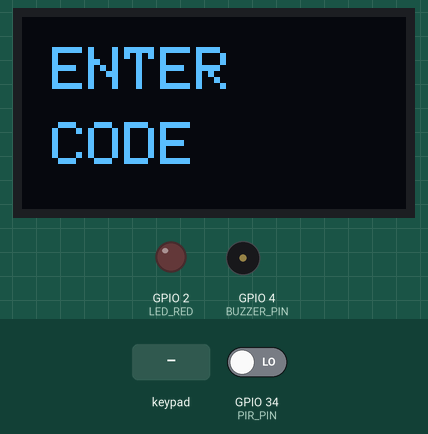
This sketch was run on a simulated ESP32. On the bench: 128×64 one-colour display, output pins drawn as LEDs (lit = HIGH), buzzer (waves = sounding). The test bench sets the inputs (shaded band); at power-on: GPIO 34 (PIR_PIN) LOW. What the sketch prints to the serial monitor is not drawn.

Above: at 9.2 s.
9.3 s: keypad keys 9 8 9 0 # pressed 0.4 s apart
At 12.5 s:
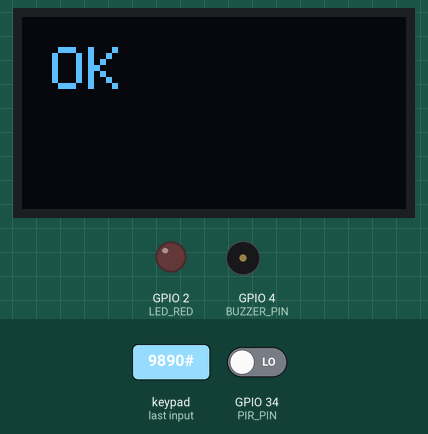
12.8 s: key 'A' pressed
At 13.4 s:
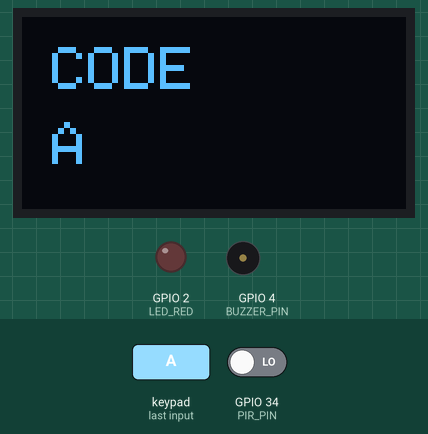
14.6 s: GPIO 34 (PIR_PIN) driven HIGH
At 15.6 s:
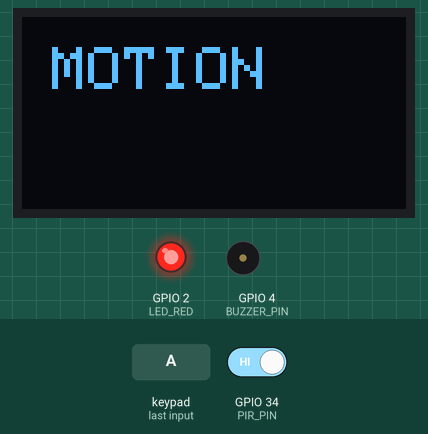
16.2 s: keypad keys 9 8 9 0 * pressed 0.4 s apart
At 18.7 s:
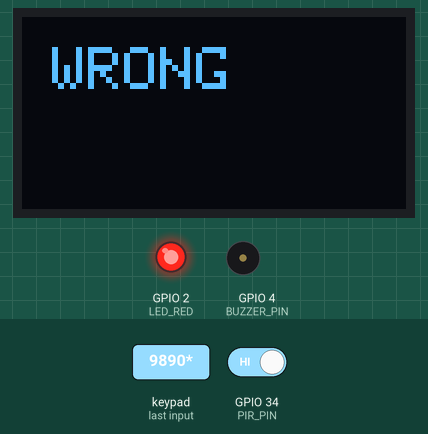
19.7 s: key 'B' pressed
At 21.2 s:
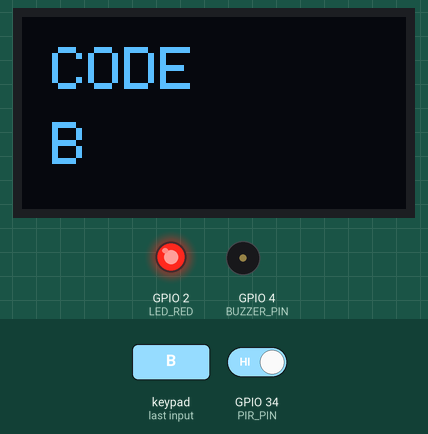
21.7 s: key 'C' pressed
At 22.9 s:
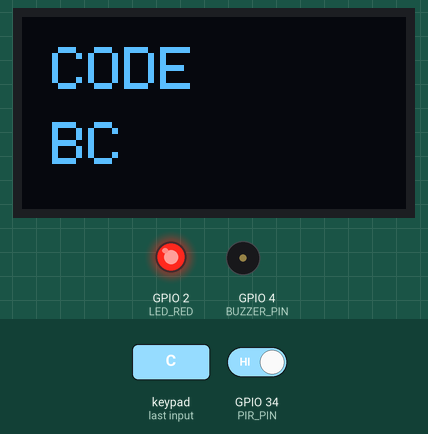
Timing chart, 0 to 24.2 s (numbered marks = the images above; inputs shaded):
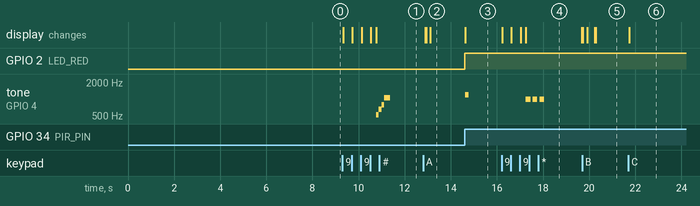

The sketch:

Smart_Home_Security_System.ino
```cpp
#include <Wire.h>
#include <Adafruit_GFX.h>
#include <Adafruit_SH110X.h>
#include <Keypad.h>

#define SCREEN_WIDTH 128
#define SCREEN_HEIGHT 64

#define BUZZER_PIN 4
#define LED_RED 2

#define PIR_PIN 34
#define REED_PIN 35

Adafruit_SH1106G display(SCREEN_WIDTH, SCREEN_HEIGHT, &Wire, -1);

bool lastPirState = LOW;
bool lastDoorState = HIGH;

void showScreen(String line1, String line2 = "") {
  display.clearDisplay();
  display.setTextSize(2);
  display.setTextColor(SH110X_WHITE);

  display.setCursor(10, 10);
  display.println(line1);

  if (line2 != "") {
    display.setCursor(10, 35);
    display.println(line2);
  }

  display.display();
}

const byte ROWS = 4;
const byte COLS = 4;

char keys[ROWS][COLS] = {
  {'1','2','3','A'},
  {'4','5','6','B'},
  {'7','8','9','C'},
  {'*','0','#','D'}
};

byte rowPins[ROWS] = {13, 12, 14, 27};
byte colPins[COLS] = {26, 25, 33, 32};

Keypad keypad = Keypad(makeKeymap(keys), rowPins, colPins, ROWS, COLS);

String code = "";
String correctCode = "9890";

void setup() {
  Serial.begin(115200);

  pinMode(BUZZER_PIN, OUTPUT);
  pinMode(LED_RED, OUTPUT);

  pinMode(PIR_PIN, INPUT);
  pinMode(REED_PIN, INPUT);

  Wire.begin();

  if (!display.begin(0x3C, true)) {
    while (true);
  }

  showScreen("ENTER", "CODE");

  delay(8000);
}

void loop() {

  // ================= PIR (רציף + יציב) =================
  bool pirState = digitalRead(PIR_PIN);

  if (pirState == HIGH) {
    digitalWrite(LED_RED, HIGH);
  } else {
    digitalWrite(LED_RED, LOW);
  }

  if (pirState == HIGH && lastPirState == LOW) {
    showScreen("MOTION");
    tone(BUZZER_PIN, 1200, 150);
  }

  lastPirState = pirState;


  char key = keypad.getKey();

  if (key) {

    Serial.println(key);

    if (key == '*') {
      code = "";
      showScreen("RESET");
      delay(300);
      showScreen("ENTER", "CODE");
      return;
    }

    if (key == '#') {
      showScreen("ENTER", code);
    }

    if ((key >= '0' && key <= '9') ||
    key == 'A' || key == 'B' ||
    key == 'C' || key == 'D') {

  code += key;
  showScreen("CODE", code);
}

    if (code.length() == 4) {

      delay(200);

      if (code == correctCode) {

        showScreen("OK");

        tone(BUZZER_PIN, 523); delay(120);
        tone(BUZZER_PIN, 659); delay(120);
        tone(BUZZER_PIN, 784); delay(120);
        tone(BUZZER_PIN, 1047); delay(250);

        noTone(BUZZER_PIN);

      } else {

        showScreen("WRONG");

        for (int i = 0; i < 3; i++) {
          tone(BUZZER_PIN, 1000);
          delay(200);
          noTone(BUZZER_PIN);
          delay(100);
        }
      }

      delay(1500);

      code = "";
      showScreen("ENTER", "CODE");
    }
  }
}
```

Measured:
- after the input at 9.3 s, tone on GPIO 4 (BUZZER_PIN): plays 523 Hz for 0.12 s, 659 Hz for 0.12 s, 784 Hz for 0.12 s, 1047 Hz for 0.25 s, starting after 1.5 s; the display: first changes at once (image 1 shows a later state)
- after the input at 12.8 s, the display: first differs from a run without the input after 0.31 s (image 2)
- after the input at 14.6 s, GPIO 2 (LED_RED): LOW → HIGH at once; tone on GPIO 4 (BUZZER_PIN): silent → 1200 Hz at once, → silent 0.15 s later; the display: first differs from a run without the input at once (image 3)
- after the input at 16.2 s, tone on GPIO 4 (BUZZER_PIN): alternates 1000 Hz for 0.20 s and silent for 0.10 s, 6 changes in all, then stays silent, starting after 1.1 s; the display: first changes at once (image 4 shows a later state)
- after the input at 19.7 s, the display: first differs from a run without the input after 0.58 s (image 5)
- after the input at 21.7 s, the display: changes at once (image 6)
